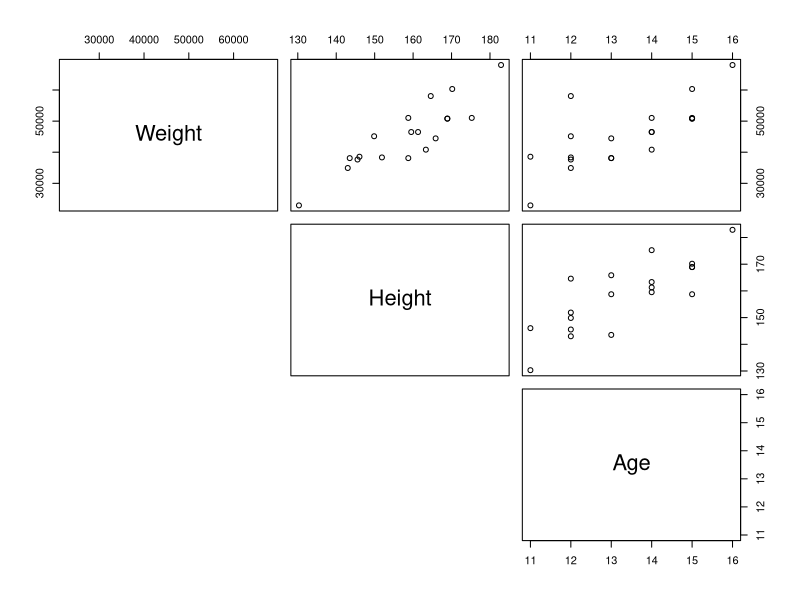
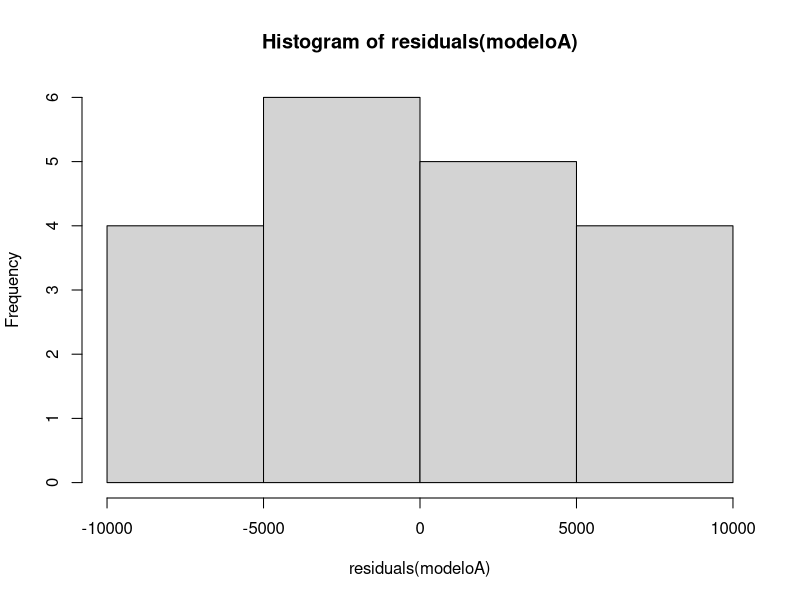

Source code (R) for these figures, in order:
## ---- chunk 1
library(readr)
library(dplyr)
## ---- chunk 2
students <- read_table("students.txt")
## ---- chunk 3
students <- students |>
  mutate(Height = Height * 2.54, Weight = Weight * 453.59)
## ---- chunk 4
modeloA <- lm(Weight ~ 1 + Age + Height, data = students)
## ---- chunk 5
students |>
  select(Weight, Height, Age) |>
  pairs(lower.panel = NULL)
## ---- chunk 6
coef(modeloA)
## ---- chunk 7
students <- students |>
  mutate(Age = Age - mean(Age), Height = Height - mean(Height))

modeloA <- lm(Weight ~ 1 + Age + Height, data = students)

coef(modeloA)

mean(students$Weight)
## ---- chunk 8
confint(modeloA)
## ---- chunk 9
modeloC <- lm(Weight ~ 1, data = students)
## ---- chunk 10
anova(modeloC, modeloA)
## ---- chunk 11
R2 <- cor(fitted(modeloA), students$Weight)^2
R2
## ---- chunk 12
personas <- 19
predictores <- 1
1 - ((1 - R2) * (personas - 1)) / (personas - predictores - 1)
## ---- chunk 13
modeloC <- lm(Weight ~ 1 + Age, data = students)
modeloA <- lm(Weight ~ 1 + Age + Height, data = students)
## ---- chunk 14
anova(modeloC, modeloA)
## ---- chunk 15
anova(modeloA)
## ---- chunk 16
hist(residuals(modeloA))
